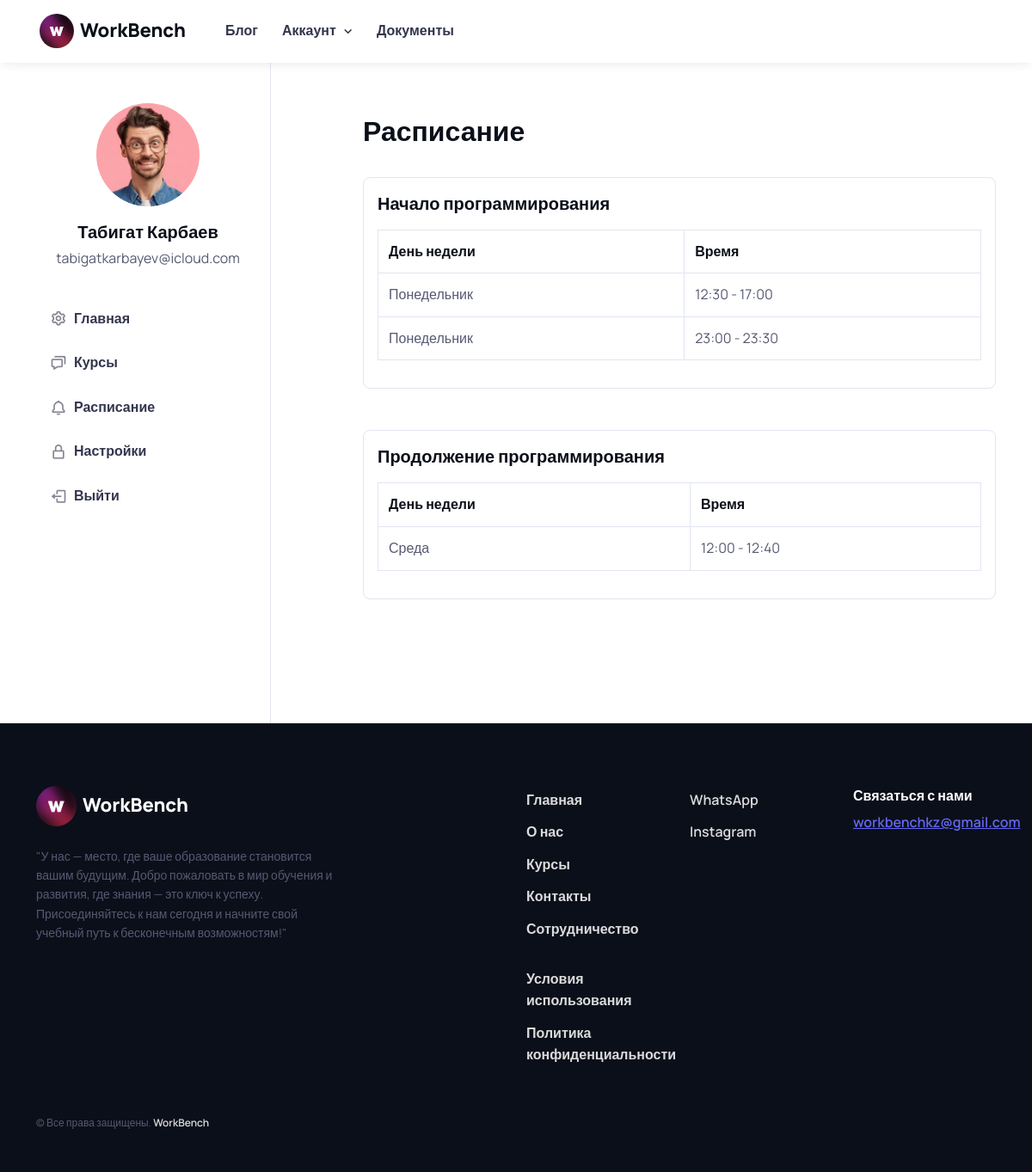
The app's page /users/student/schedule/student-schedule/ (signed in) with its own data.
### users/models.py (models this page shows, shortened)
class User(AbstractUser):
    ROLE_CHOICES = (
        ('student', 'Студент'),
        ('curator', 'Куратор'),
        ('admin', 'Администратор'),
    )
    COUNTRY_CHOICES = (
        ('kz', 'Казахстан'),
        ('ru', 'Россия'),
        ('ukr', 'Украина'),
        ('kg', 'Кыргызстан'),
        ('uz', 'Узбекистан'),
    )
    CITY_CHOICES = (
        ('tse', 'Астана'),
        ('ala', 'Алматы'),
        ('msq', 'Москва'),
        ('kiev', 'Киев'),
        ('bishkek', 'Бишкек'),
        ('tashkent', 'Ташкент'),
    )
    image = models.ImageField(upload_to='users_images', null=True, blank=True)
    role = models.CharField(max_length=10, choices=ROLE_CHOICES, default='student')
    phone = models.CharField(max_length=25, blank=True)
    bio = models.TextField(blank=True, null=True, default='Всем привет! Я ученик компании WorkBench!')
    country = models.CharField(choices=COUNTRY_CHOICES, max_length=15, default='kz')
    city = models.CharField(choices=CITY_CHOICES, max_length=20, default='tse')
    address = models.CharField(blank=True, null=True, default='', max_length=255)
    stream = models.ForeignKey('Stream', on_delete=models.SET_NULL, null=True, blank=True)

### courses/models.py (models this page shows, shortened)
class Course(models.Model):
    title = models.CharField(max_length=255)  # Название курса
    description = models.TextField()  # Описание курса
    duration = models.PositiveIntegerField()  # Продолжительность курса
    image = models.ImageField(upload_to='course_images', null=True, blank=True)
    start_date = models.DateField(blank=True, null=True, auto_created=True)
    course_type = models.ForeignKey(CourseType, on_delete=models.CASCADE, related_name='courses') # Связь с моделью "Course Type"
    curators = models.ManyToManyField(get_user_model())   # Связь с моделью "Curator"
    students = models.ManyToManyField(User, related_name='courses', blank=True)
    class Meta:
        verbose_name = 'Курс'
        verbose_name_plural = 'Курсы'

### schedule/models.py (models this page shows, shortened)
class Schedule(models.Model):
    WEEKDAYS = (
        ('monday', 'Понедельник'),
        ('tuesday', 'Вторник'),
        ('wednesday', 'Среда'),
        ('thursday', 'Четверг'),
        ('friday', 'Пятница'),
        ('saturday', 'Суббота'),
        ('sunday', 'Воскресенье'),
    )
    start_date = models.DateField()  # Дата начала курса
    end_date = models.DateField()  # Дата окончания курса
    weekdays = models.CharField(max_length=15, choices=WEEKDAYS, default='monday')  # Дни недели
    start_time = models.TimeField()  # Время начала занятий
    end_time = models.TimeField()  # Время окончания занятий
    course = models.ForeignKey(Course, on_delete=models.CASCADE)  # Связь с моделью "Course"
    class Meta:
        verbose_name = 'Расписания'
        verbose_name_plural = 'Расписание'

### schedule/views.py (the view)
# urls.py: path('student-schedule/', StudentScheduleView.as_view(), name='student_schedule'),
class StudentScheduleView(View):
    template_name_student = 'student/starter-kit/schedule.html'
    template_name_curator = 'curator/starter-kit/schedule.html'
    template_name_admin = 'admin/starter-kit/schedule.html'
    def get(self, request):
        current_user = request.user
        user_role = current_user.role
        weekdays = [
            ('Пн', 'Понедельник'),
            ('Вт', 'Вторник'),
            ('Ср', 'Среда'),
            ('Чт', 'Четверг'),
            ('Пт', 'Пятница'),
            ('Сб', 'Суббота'),
        ]
        if user_role == 'student':
            template_name = self.template_name_student
            schedules = Schedule.objects.filter(course__students=current_user)
        elif user_role == 'curator':
            template_name = self.template_name_curator
            courses_as_curator = Course.objects.filter(curators=current_user)
            schedules = Schedule.objects.filter(course__in=courses_as_curator)
        else:
            template_name = self.template_name_admin
            schedules = Schedule.objects.all()
        schedules_by_course = {}
        for schedule in schedules:
            if schedule.course not in schedules_by_course:
                schedules_by_course[schedule.course] = []
            schedules_by_course[schedule.course].append(schedule)
        grouped_schedules = []
        for course, course_schedules in schedules_by_course.items():
            grouped_schedules.append({
                'course': course,
                'schedules': course_schedules
            })
        context = {
            'grouped_schedules': grouped_schedules,
            'weekdays': weekdays,
            'user_role': user_role,
        }
        return render(request, template_name, context)

### templates/student/starter-kit/schedule.html (shortened to what this page needs)
{% extends 'student/starter-kit/base.html' %}
{% load static %}
        {% block content %}
        <div class="col-md-8 offset-lg-1 pb-5 mb-2 mb-lg-4 pt-md-5 mt-n3 mt-md-0">
            <div class="ps-md-3 ps-lg-0 mt-md-2 py-md-4">
                <h1 class="h2 pt-xl-1 pb-3">Расписание</h1>
                <div class="row">
                    {% for group in grouped_schedules %}
                        <div class="col-md-12">
                            <div class="schedule-block border rounded-3 mb-4 mb-lg-5 p-3">
                                <h5 class="course-title">{{ group.course.title }}</h5>
                                <table class="table table-bordered schedule-table">
                                    <thead>
                                        <tr>
                                            <th>День недели</th>
                                            <th>Время</th>
                                        </tr>
                                    </thead>
                                    <tbody>
                                        {% for schedule in group.schedules %}
                                            <tr>
                                                <td>{{ schedule.get_weekdays_display }}</td>
                                                <td>{{ schedule.start_time|time:"H:i" }} - {{ schedule.end_time|time:"H:i" }}</td>
                                            </tr>
                                        {% endfor %}
                                    </tbody>
                                </table>
                            </div>
                        </div>
                    {% endfor %}
                </div>
            </div>
        </div>
        {% endblock %}

### templates/student/starter-kit/base.html (shortened to what this page needs)
<!DOCTYPE html>
{% load static %}
{% load humanize %}
<html lang="en" data-bs-theme="light">
<head>
    <link rel="stylesheet" media="screen" href="{% static 'student/css/boxicons.min.css' %}">
    <link rel="stylesheet" media="screen" href="{% static 'student/css/swiper-bundle.min.css' %}">
    <link rel="stylesheet" media="screen" href="{% static 'student/css/theme.min.css' %}">
  </head>
  <body>
    <main class="page-wrapper">
      <header class="header navbar navbar-expand-lg bg-light border-bottom border-light shadow-sm fixed-top">
        <div class="container px-3">
          <a href="{% url 'website:home' %}" class="navbar-brand pe-3">
            <img src="{% static 'website/img/logo.jpg' %}" width="40" style="border-radius: 50px;" alt="WorkBench">
            WorkBench
          </a>
          <div id="navbarNav" class="offcanvas offcanvas-end">
            <div class="offcanvas-body">
              <ul class="navbar-nav me-auto mb-2 mb-lg-0">
                  <li class="nav-item">
                  <a href="{% url 'users:blog:blog' %}" class="nav-link">Блог</a>
                </li>
                <li class="nav-item dropdown">
                  <a href="#" class="nav-link dropdown-toggle" data-bs-toggle="dropdown" aria-current="page">Аккаунт</a>
                </li>
                <li class="nav-item">
                  <a href="docs/getting-started.html" class="nav-link">Документы</a>
                </li>
              </ul>
            </div>
          </div>
          <div class="form-check form-switch mode-switch pe-lg-1 ms-auto me-4" data-bs-toggle="mode">
          </div>
        </div>
      </header>
      <section class="container pt-5">
        <div class="row">
          <aside class="col-lg-3 col-md-4 border-end pb-5 mt-n5">
            <div class="position-sticky top-0">
              <div class="text-center pt-5">
                <div class="d-table position-relative mx-auto mt-2 mt-lg-4 pt-5 mb-3">
                  {% if user.image %}
                  <img src="{{ user.image.url }}" class="d-block rounded-circle" width="120" alt="{{ user.first_name }} {{ user.last_name }}">
                  {% else %}
                  <img src="{% static 'student/images/18.jpg' %}" class="d-block rounded-circle" width="120" alt="{{ user.first_name }} {{ user.last_name }}">
                  {% endif %}
                </div>
                <h2 class="h5 mb-1">{{ user.first_name }} {{ user.last_name }}</h2>
                <p class="mb-3 pb-3">{{ user.email }}</p>
                <div id="account-menu" class="list-group list-group-flush collapse d-md-block">
                {% with request.resolver_match.url_name as current_url_name %}
                  <a href="{% url 'users:student:dashboard' %}" class="list-group-item list-group-item-action d-flex align-items-center {% if current_url_name == 'dashboard' %}active{% endif %}">
                    <i class="bx bx-cog fs-xl opacity-60 me-2"></i>
                    Главная
                  </a>
                  <a href="{% url 'users:student:courses:courses' %}" class="list-group-item list-group-item-action d-flex align-items-center {% if current_url_name == 'courses' %}active{% endif %}">
                    <i class="bx bx-chat fs-xl opacity-60 me-2"></i>
                    Курсы
                  </a>
                  <a href="{% url 'users:student:schedule:student_schedule' %}" class="list-group-item list-group-item-action d-flex align-items-center {% if current_url_name == 'student-schedule' %}active{% endif %}">
                    <i class="bx bx-bell fs-xl opacity-60 me-2"></i>
                    Расписание
                  </a>
                  <a href="{% url 'users:student:profile' %}" class="list-group-item list-group-item-action d-flex align-items-center {% if current_url_name == 'profile' %}active{% endif %}">
                    <i class="bx bx-lock-alt fs-xl opacity-60 me-2"></i>
                    Настройки
                  </a>
                  <a href="{% url 'users:student:logout' %}" class="list-group-item list-group-item-action d-flex align-items-center">
                    <i class="bx bx-log-out fs-xl opacity-60 me-2"></i>
                    Выйти
                  </a>
                {% endwith %}
                </div>
              </div>
            </div>
          </aside>
          {% block content %}
          {% endblock %}
        </div>
      </section>
    </main>
    <footer class="footer bg-dark border-top border-light pt-5 pb-4 pb-lg-5" data-bs-theme="dark">
      <div class="container pt-lg-4">
        <div class="row pb-5">
          <div class="col-lg-4 col-md-6">
            <div class="navbar-brand text-dark p-0 me-0 mb-3 mb-lg-4">
              <img style="border-radius: 50px;" src="{% static 'website/img/logo.jpg' %}" width="47px" alt="WorkBench">
              WorkBench
            </div>
            <p class="fs-sm pb-lg-3 mb-4">"У нас — место, где ваше образование становится вашим будущим. Добро пожаловать в мир обучения и развития, где знания — это ключ к успеху. Присоединяйтесь к нам сегодня и начните свой учебный путь к бесконечным возможностям!"</p>
          </div>
          <div class="col-xl-6 col-lg-7 col-md-5 offset-xl-2 offset-md-1 pt-4 pt-md-1 pt-lg-0">
            <div id="footer-links" class="row">
              <div class="col-lg-4">
                <div id="useful-links" class="collapse d-lg-block" data-bs-parent="#footer-links">
                  <ul class="nav flex-column pb-lg-1 mb-lg-3">
                    <li class="nav-item"><a href="{% url 'website:home'%}#" class="nav-link d-inline-block px-0 pt-1 pb-2">Главная</a></li>
                    <li class="nav-item"><a href="{% url 'website:about'%}#" class="nav-link d-inline-block px-0 pt-1 pb-2">О нас</a></li>
                    <li class="nav-item"><a href="{% url 'website:courses'%}#" class="nav-link d-inline-block px-0 pt-1 pb-2">Курсы</a></li>
                    <li class="nav-item"><a href="{% url 'website:contacts'%}#" class="nav-link d-inline-block px-0 pt-1 pb-2">Контакты</a></li>
                    <li class="nav-item"><a href="{% url 'website:collaboration'%}#" class="nav-link d-inline-block px-0 pt-1 pb-2">Сотрудничество</a></li>
                  </ul>
                  <ul class="nav flex-column mb-2 mb-lg-0">
                    <li class="nav-item"><a href="{% url 'website:terms'%}#" class="nav-link d-inline-block px-0 pt-1 pb-2">Условия использования</a></li>
                    <li class="nav-item"><a href="{% url 'website:privacy'%}#" class="nav-link d-inline-block px-0 pt-1 pb-2">Политика конфиденциальности</a></li>
                  </ul>
                </div>
              </div>
              <div class="col-xl-4 col-lg-3">
                <div id="social-links" class="collapse d-lg-block" data-bs-parent="#footer-links">
                  <ul class="nav flex-column mb-2 mb-lg-0">
                    <a href="https://wa.me/87077772817" class="nav-link d-inline-block px-0 pt-1 pb-2">WhatsApp</a>
                    <li class="nav-item"><a href="https://www.instagram.com/workbench.kz/" class="nav-link d-inline-block px-0 pt-1 pb-2">Instagram</a></li>
                  </ul>
                </div>
              </div>
              <div class="col-xl-4 col-lg-5 pt-2 pt-lg-0">
                <h6 class="mb-2">Связаться с нами</h6>
                <a href="mailto:workbenchkz@gmail.com" class="fw-medium">workbenchkz@gmail.com</a>
              </div>
            </div>
          </div>
        </div>
        <p class="nav d-block fs-xs text-center text-md-start pb-2 pb-lg-0 mb-0">
          &copy; Все права защищены.
          <a class="nav-link d-inline-block p-0" href="{% url 'website:home' %}" target="_blank" rel="noopener">WorkBench</a>
        </p>
      </div>
    </footer>
</body>
</html>

### records on screen
User: image (picture), first_name "Табигат", last_name "Карбаев", email "tabigatkarbayev@icloud.com"
Course: course "Начало программирования"
Schedule: weekdays "Понедельник", start_time "12:30", end_time "17:00"
Schedule: weekdays "Понедельник", start_time "23:00", end_time "23:30"
Course: course "Продолжение программирования"
Schedule: weekdays "Среда", start_time "12:00", end_time "12:40"
